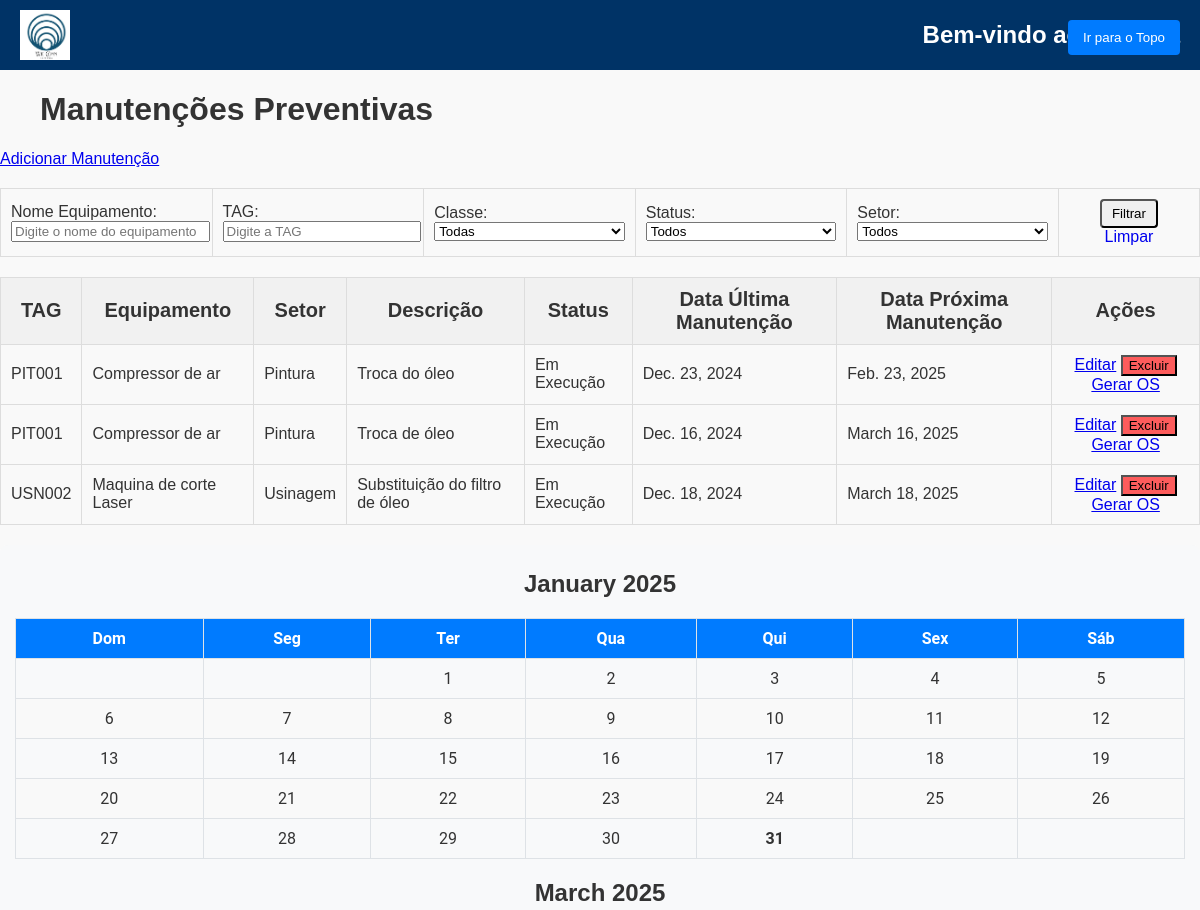
/manutencoes/ (upper part), run on an earlier commit of the app's database.
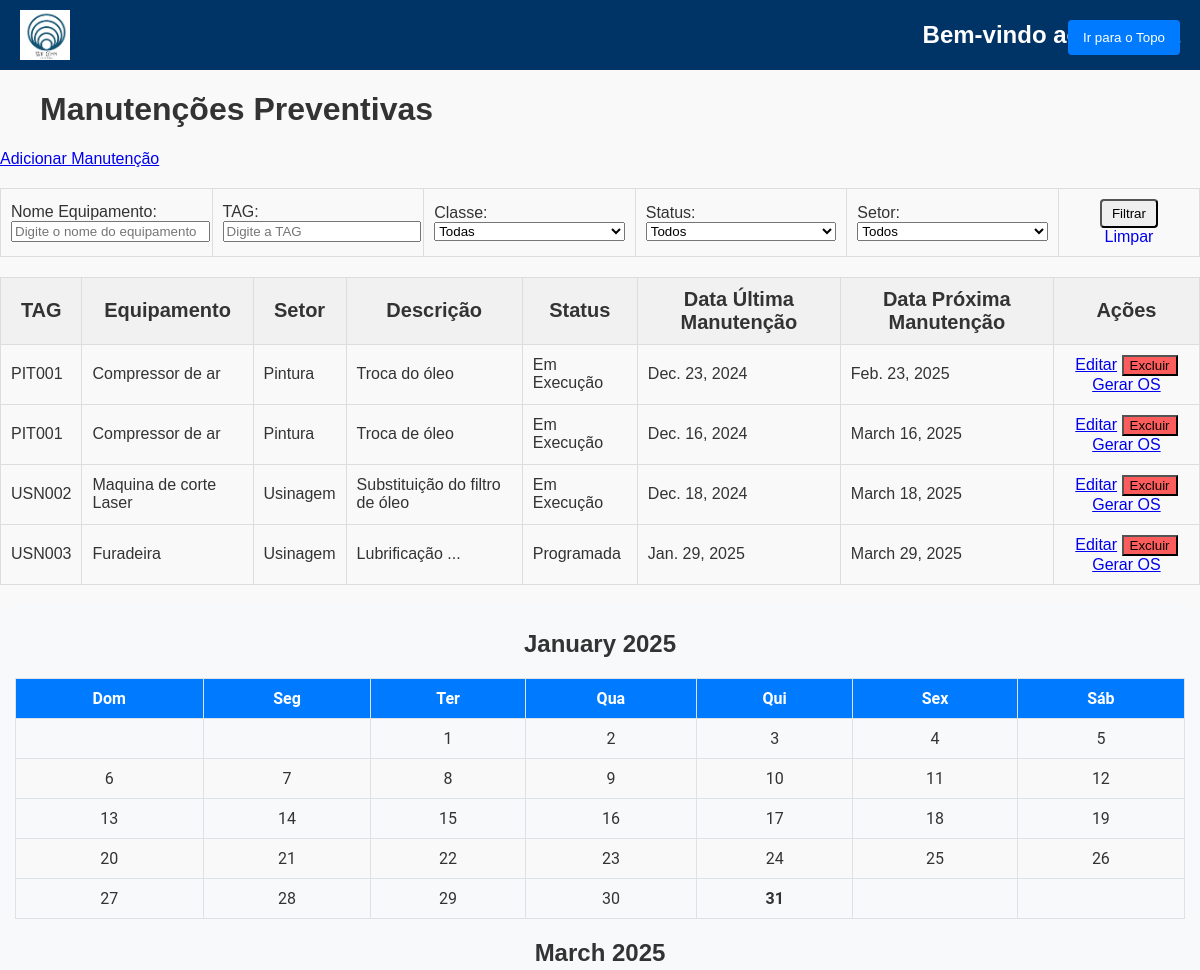
And on a later commit of the database.
### GestaoPrev/models.py (models this page shows, shortened)
class ManutencaoPreventiva(models.Model):
    equipamento = models.ForeignKey(
        'CadEquip.Equipamento', on_delete=models.CASCADE, related_name='manutencoes'
    )
    pecas = models.ManyToManyField(
    'cadEstoque.Pecas',
    related_name='manutencoes',
    blank=True
    )
    tipo_calculo = models.CharField(max_length=100, choices=[('horas', 'Horas'), ('meses', 'Meses'), ('ambos', 'Ambos')])
    requer_parada = models.BooleanField(default=False)
    descricao = models.TextField()
    status = models.CharField(max_length=50, choices=[
        ('programada', 'Programada'),
        ('em_execucao', 'Em Execução'),
        ('atrasada', 'Atrasada')
    ], default='Programada')
    duracao_estimada = models.FloatField(help_text="Duração estimada em horas", null=True)
    duracao_real = models.FloatField(help_text="Duração real em horas", null=True)
    data_ultima_manutencao = models.DateField(null=True, blank=True)
    data_proxima_manutencao = models.DateField(null=True, blank=True)
    horimetro_atual = models.FloatField(null=True, blank=True)
    periodo_meses = models.IntegerField(null=True, blank=True)
    horas_intervalo = models.FloatField(null=True, blank=True)
    procedimentos = models.FileField(upload_to='procedimento_pdfs/', blank=True, null=True)
    @classmethod
    def atualizar_todos_status(cls):
        hoje = date.today()
        cls.objects.filter(
            data_proxima_manutencao__lt=hoje,
            status='programada'
        ).update(status='atrasada')
        cls.objects.filter(
            data_proxima_manutencao__gte=hoje,
            status='atrasada'
        ).update(status='programada')

### CadEquip/models.py (models this page shows, shortened)
class Equipamento(models.Model):
    CLASSIFICACAO = [
        ('a', 'A'),
        ('b', 'B'),
        ('c', 'C'),
    ]
    nome = models.CharField(max_length=200)
    tag = models.CharField(max_length=200, unique=True)
    patrimonio = models.CharField(
        max_length=200,
        unique=True,
        blank=True,  # Allow blank values
        null=True   # Allow null values
    )
    modelo = models.CharField(max_length=200)
    fabricante = models.CharField(max_length=200)
    numero_serie = models.CharField(max_length=200, unique=False, blank=True, null=True)
    ano_fabricacao = models.CharField(max_length=200, blank=True, null=True)
    data_criacao = models.DateTimeField(auto_now_add=True)
    setor = models.ForeignKey('gestaoOS.Setor', on_delete=models.CASCADE, related_name='equipamentos')
    local = models.CharField(max_length=150, blank=True, null=True)
    foto = models.ImageField(upload_to='fotos_equipamentos/%Y/%m/%d/', null=True, blank=True)
    fornecedor = models.ForeignKey(
        'CadFornecedor.Fornecedor',  # Relaciona ao modelo Fornecedor do app CadFornecedor
        on_delete=models.SET_NULL,
        related_name='equipamentos',
        null=True,
        blank=True
    )
    manual_operacao = models.FileField(upload_to='manuais/', null=True, blank=True)
    garantia_termino = models.DateField(null=True, blank=True)
    classe = models.CharField(max_length=1, blank=True, null=True)
    ssma = models.CharField(
        max_length=1,
        choices=CLASSIFICACAO,
        default='c',
    )
    qualidade = models.CharField(
        max_length=1,
        choices=CLASSIFICACAO,
        default='c',
    )
    operacao = models.CharField(
        max_length=1,
        choices=CLASSIFICACAO,
        default='c',
    )
    entrega = models.CharField(
        max_length=1,
        choices=CLASSIFICACAO,
        default='c',
    )
    mtbf = models.CharField(
        max_length=1,
        choices=CLASSIFICACAO,
        default='c',
    )
    mttr = models.CharField(
        max_length=1,
        choices=CLASSIFICACAO,
        default='c',
    )
    horimetro_atual = models.FloatField(default=0, help_text="Horas totais de operação do equipamento")
    ultima_atualizacao = models.DateTimeField(null=True, blank=True)
    class Meta:
        verbose_name = 'Equipamento'
        verbose_name_plural = 'Equipamentos'

### gestaoOS/models.py (models this page shows)
class Setor(models.Model):
    nome = models.CharField(max_length=100, unique=True)
    def __str__(self):
        return self.nome

### GestaoPrev/views.py (the view)
# urls.py: path('manutencoes/', views.listar_manutencoes, name='listar_manutencoes'),
def listar_manutencoes(request):
    ManutencaoPreventiva.atualizar_todos_status()
    manutencoes = ManutencaoPreventiva.objects.select_related('equipamento')
    nome_equipamento = request.GET.get('nome_equipamento', '')
    tag_equipamento = request.GET.get('tag_equipamento', '')
    classe_equipamento = request.GET.get('classe_equipamento', '')
    status_manutencao = request.GET.get('status', '')
    setor = request.GET.get('setor', '')
    data_filter = request.GET.get('date')
    if nome_equipamento:
        manutencoes = manutencoes.filter(equipamento__nome__icontains=nome_equipamento)
    if tag_equipamento:
        manutencoes = manutencoes.filter(equipamento__tag__icontains=tag_equipamento)
    if classe_equipamento:
        manutencoes = manutencoes.filter(equipamento__classe__icontains=classe_equipamento)
    if status_manutencao:
        manutencoes = manutencoes.filter(status=status_manutencao)
    if setor:
        try:
            setor_id = int(setor)
            manutencoes = manutencoes.filter(equipamento__setor_id=setor_id)
        except ValueError:
            pass
    if data_filter:
        try:
            filter_date = datetime.strptime(data_filter, '%Y-%m-%d').date()
            manutencoes = manutencoes.filter(data_proxima_manutencao=filter_date)
        except ValueError:
            pass
    manutencoes = manutencoes.order_by('data_proxima_manutencao')
    print("Filtros aplicados:")
    print(f"Nome Equipamento: {nome_equipamento}")
    print(f"Tag Equipamento: {tag_equipamento}")
    print(f"Classe Equipamento: {classe_equipamento}")
    print(f"Status: {status_manutencao}")
    print(f"Setor: {setor}")
    print(f"Data: {data_filter}")
    equipamentos = Equipamento.objects.all()
    classes_equipamento = equipamentos.values_list('classe', flat=True).distinct()
    setores = equipamentos.values('setor', 'setor__nome').distinct().order_by('setor__nome')
    status_choices = dict(ManutencaoPreventiva._meta.get_field('status').choices)
    today = date.today()
    calendars = []
    maintenance_dates = {}
    for i in range(6):
        target_date = today + timedelta(days=i*31)
        year = target_date.year
        month = target_date.month
        month_maintenances = ManutencaoPreventiva.objects.filter(
            data_proxima_manutencao__year=year,
            data_proxima_manutencao__month=month
        ).values_list('data_proxima_manutencao', flat=True)
        maintenance_dates[f"{year}-{month}"] = [
            date.strftime('%Y-%m-%d') for date in month_maintenances
        ]
        calendars.append(get_month_calendar(year, month))
    print(setores)
    context = {
        'manutencoes': manutencoes,
        'calendars': calendars,
        'maintenance_dates': json.dumps(maintenance_dates),
        'today': today,
        'equipamentos': equipamentos,
        'classes_equipamento': classes_equipamento,
        'setores': setores,
        'status_choices': status_choices,
        'filtros': {
            'nome_equipamento': nome_equipamento,
            'tag_equipamento': tag_equipamento,
            'classe_equipamento': classe_equipamento,
            'status': status_manutencao,
            'setor': setor,
        }
    }
    return render(request, 'listar_manutencoes.html', context)

### GestaoPrev/views.py (called while the page is built)
def get_month_calendar(year, month):
    cal = calendar.monthcalendar(year, month)
    month_name = calendar.month_name[month]
    return {
        'calendar': cal,
        'month_name': month_name,
        'year': year,
        'month': month
    }

### GestaoPrev/templates/listar_manutencoes.html (shortened to what the changed rows need)
{% extends 'base.html' %}
{% load static %}
{% block content %}
<link rel="stylesheet" href="https://maxcdn.bootstrapcdn.com/font-awesome/4.7.0/css/font-awesome.min.css">
<div class="content-container">
    <div class="top-side">
        <h1 style="text-align: left; margin-left: 40px;">Manutenções Preventivas</h1>
    </div>
    <table border="1">
        <thead>
            <tr>
                <th>TAG</th>
                <th>Equipamento</th>
                <th>Setor</th>
                <th>Descrição</th>
                <th>Status</th>
                <th>Data Última Manutenção</th>
                <th>Data Próxima Manutenção</th>
                <th>Ações</th>
            </tr>
        </thead>
        <tbody>
            {% for manutencao in manutencoes %}
            <tr>
                <td>{{ manutencao.equipamento.tag }}</td>
                <td>{{ manutencao.equipamento.nome }}</td>
                <td>{{ manutencao.equipamento.setor }}</td>
                <td>{{ manutencao.descricao }}</td>
                <td>{{ manutencao.get_status_display }}</td>
                <td>{{ manutencao.data_ultima_manutencao }}</td>
                <td>{{ manutencao.data_proxima_manutencao }}</td>
                <td style="text-align: center;">
                    <a href="{% url 'editar_manutencao' manutencao.id %}" class="custom-button table-button">Editar</a>
                    <form method="post" action="{% url 'excluir_manutencao' manutencao.id %}" style="display:inline;" onsubmit="return confirmDelete();">
                        <button type="submit" class="custom-button table-button delete-button">Excluir</button>
                    </form>
                    <a href="{% url 'gerar_os_preventiva' manutencao.id %}" class="custom-button table-button">Gerar OS</a>
                </td>
            </tr>
            {% endfor %}
        </tbody>
    </table>
    <div class="calendar-sidebar" id="calendarSection">
        {% for cal in calendars %}
        <div class="month-calendar">
            <h3 class="month-title">{{ cal.month_name }} {{ cal.year }}</h3>
            <table class="calendar" data-year="{{ cal.year }}" data-month="{{ cal.month }}">
                <thead>
                    <tr>
                        <th>Dom</th>
                        <th>Seg</th>
                        <th>Ter</th>
                        <th>Qua</th>
                        <th>Qui</th>
                        <th>Sex</th>
                        <th>Sáb</th>
                    </tr>
                </thead>
                <tbody>
                    {% for week in cal.calendar %}
                    <tr>
                        {% for day in week %}
                        {% if day != 0 %}
                        <td class="{% if day == today.day and cal.month == today.month and cal.year == today.year %}today{% endif %}"
                            data-date="{{ day }}"
                            data-year="{{ cal.year }}"
                            data-month="{{ cal.month }}"
                            onclick="filterByDate(this)">
                            {{ day }}
                        </td>
                        {% else %}
                        <td></td>
                        {% endif %}
                        {% endfor %}
                    </tr>
                    {% endfor %}
                </tbody>
            </table>
        </div>
        {% endfor %}
    </div>
</div>
{% endblock %}

What changed in the data, as far as the page shows it:
added ManutencaoPreventiva: equipamento.tag "USN003", equipamento.nome "Furadeira", equipamento.setor "Usinagem", descricao "Lubrificação ...", status "Programada", data_ultima_manutencao "Jan. 29, 2025", data_proxima_manutencao "March 29, 2025"
